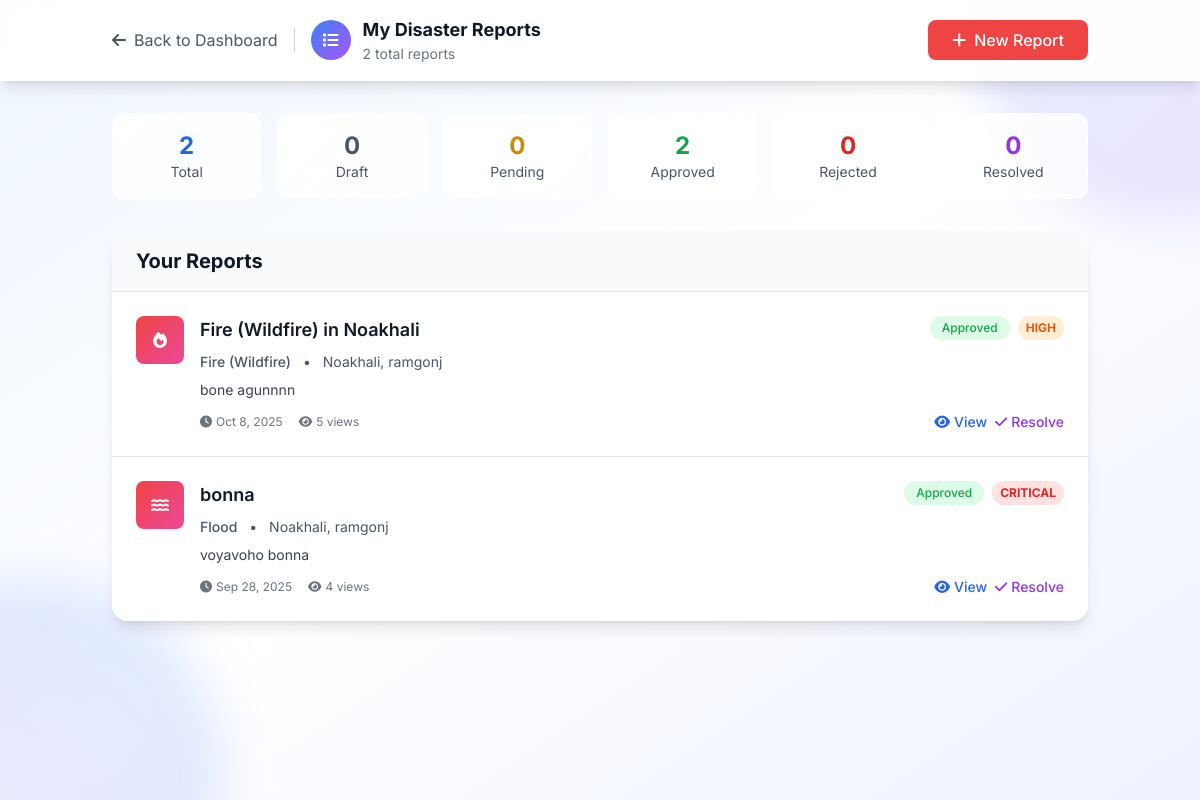
Screenshot of /disasters/my-disasters/ (signed in) with the database file from the repository.
### disasters/models.py (models this page shows, shortened)
class Disaster(models.Model):
    DISASTER_TYPE_CHOICES = [
        ('earthquake', 'Earthquake'),
        ('flood', 'Flood'),
        ('cyclone_storm', 'Cyclone/Storm'),
        ('wildfire', 'Fire (Wildfire)'),
        ('landslide', 'Landslide'),
        ('drought', 'Drought'),
        ('tsunami', 'Tsunami'),
        ('natural_other', 'Natural - Others'),
        ('building_fire', 'Building Fire'),
        ('industrial_accident', 'Industrial Accident'),
        ('chemical_spill', 'Chemical Spill'),
        ('transportation_accident', 'Transportation Accident'),
        ('bomb_threat', 'Bomb Threat/Explosion'),
        ('gas_leak', 'Gas Leak'),
        ('structural_collapse', 'Structural Collapse'),
        ('manmade_other', 'Man-Made - Others'),
    ]
    CATEGORY_CHOICES = [
        ('natural', 'Natural Disaster'),
        ('manmade', 'Man-Made Disaster'),
    ]
    SEVERITY_CHOICES = [
        ('critical', 'Critical'),
        ('high', 'High'),
        ('medium', 'Medium'),
        ('low', 'Low'),
    ]
    STATUS_CHOICES = [
        ('draft', 'Draft'),
        ('pending', 'Pending Review'),
        ('approved', 'Approved'),
        ('rejected', 'Rejected'),
        ('resolved', 'Resolved'),
        ('cancelled', 'Cancelled'),
    ]
    title = models.CharField(max_length=200, blank=True)
    disaster_type = models.CharField(max_length=30, choices=DISASTER_TYPE_CHOICES)
    category = models.CharField(max_length=10, choices=CATEGORY_CHOICES)
    severity = models.CharField(max_length=10, choices=SEVERITY_CHOICES)
    description = models.TextField(
        max_length=50,  # Add max_length constraint
        help_text="Maximum 50 characters required"  # Update help text
    )
    city = models.CharField(max_length=100)
    area_sector = models.CharField(max_length=100)
    specific_address = models.TextField(blank=True, help_text="Optional specific address")
    landmarks = models.CharField(max_length=200, blank=True, help_text="Nearby landmarks")
    incident_datetime = models.DateTimeField(help_text="When the disaster actually occurred")
    created_at = models.DateTimeField(auto_now_add=True)
    updated_at = models.DateTimeField(auto_now=True)
    reporter = models.ForeignKey(User, on_delete=models.CASCADE, related_name='reported_disasters')
    emergency_contact = models.CharField(max_length=15, blank=True, help_text="Emergency contact on scene")
    status = models.CharField(max_length=15, choices=STATUS_CHOICES, default='draft')
    approved_by = models.ForeignKey(User, on_delete=models.SET_NULL, null=True, blank=True,
                                    related_name='approved_disasters')
    approved_at = models.DateTimeField(null=True, blank=True)
    rejection_reason = models.TextField(blank=True)
    resolved_at = models.DateTimeField(null=True, blank=True)
    resolution_notes = models.TextField(blank=True)
    view_count = models.PositiveIntegerField(default=0)
    is_active = models.BooleanField(default=True)
    class Meta:
        ordering = ['-created_at']
        indexes = [
            models.Index(fields=['status', 'city', 'area_sector']),
            models.Index(fields=['disaster_type', 'severity']),
            models.Index(fields=['created_at']),
        ]
    def get_severity_color(self):
        colors = {
            'critical': 'text-red-600 bg-red-100',
            'high': 'text-orange-600 bg-orange-100',
            'medium': 'text-yellow-600 bg-yellow-100',
            'low': 'text-green-600 bg-green-100'
        }
        return colors.get(self.severity, 'text-gray-600 bg-gray-100')
    def get_disaster_icon(self):
        icons = {
            'earthquake': 'fas fa-mountain',
            'flood': 'fas fa-water',
            'cyclone_storm': 'fas fa-wind',
            'wildfire': 'fas fa-fire',
            'landslide': 'fas fa-mountain',
            'drought': 'fas fa-sun',
            'tsunami': 'fas fa-water',
            'building_fire': 'fas fa-fire-extinguisher',
            'industrial_accident': 'fas fa-industry',
            'chemical_spill': 'fas fa-vial',
            'transportation_accident': 'fas fa-car-crash',
            'bomb_threat': 'fas fa-bomb',
            'gas_leak': 'fas fa-gas-pump',
            'structural_collapse': 'fas fa-building',
        }
        return icons.get(self.disaster_type, 'fas fa-exclamation-triangle')

### disasters/views.py (the view)
# urls.py: path('my-disasters/', views.my_disasters, name='my_disasters'),
@login_required
def my_disasters(request):
    disasters = Disaster.objects.filter(reporter=request.user).order_by('-created_at')
    stats = {
        'total': disasters.count(),
        'draft': disasters.filter(status='draft').count(),
        'pending': disasters.filter(status='pending').count(),
        'approved': disasters.filter(status='approved').count(),
        'rejected': disasters.filter(status='rejected').count(),
        'resolved': disasters.filter(status='resolved').count(),
    }
    paginator = Paginator(disasters, 10)
    page_number = request.GET.get('page')
    page_obj = paginator.get_page(page_number)
    context = {
        'page_obj': page_obj,
        'stats': stats,
    }
    return render(request, 'disasters/my_disasters.html', context)

### disasters/templatetags/disasters_tags.py (called while the page is built)
@register.filter
def status_color(status):
    colors = {
        'draft': 'text-gray-600 bg-gray-100',
        'pending': 'text-yellow-600 bg-yellow-100',
        'approved': 'text-green-600 bg-green-100',
        'rejected': 'text-red-600 bg-red-100',
        'resolved': 'text-blue-600 bg-blue-100',
        'cancelled': 'text-gray-600 bg-gray-100'
    }
    return colors.get(status, 'text-gray-600 bg-gray-100')

### templates/disasters/my_disasters.html (shortened to what this page needs)
{% load static %}
{% load disasters_tags %}
<!DOCTYPE html>
<html lang="en">
<head>
    <script src="https://cdn.tailwindcss.com"></script>
    <link rel="stylesheet" href="https://cdnjs.cloudflare.com/ajax/libs/font-awesome/6.4.0/css/all.min.css">
</head>
<body class="min-h-screen bg-gradient-to-br from-blue-50 via-white to-indigo-50">
    <div class="fixed inset-0 overflow-hidden pointer-events-none">
        <div class="absolute -top-40 -right-40 w-96 h-96 bg-gradient-to-br from-blue-400 to-purple-400 rounded-full mix-blend-multiply filter blur-xl opacity-20 floating-animation"></div>
        <div class="absolute -bottom-40 -left-40 w-96 h-96 bg-gradient-to-tr from-purple-400 to-blue-400 rounded-full mix-blend-multiply filter blur-xl opacity-20 floating-animation" style="animation-delay: 2s;"></div>
    </div>
    <header class="bg-white/90 backdrop-blur-lg shadow-lg sticky top-0 z-50 border-b border-white/20">
        <div class="container mx-auto px-6 py-4 flex items-center justify-between">
            <div class="flex items-center space-x-4">
                <a href="{% if user.user_type == 'citizen' %}{% url 'citizen_dashboard' %}{% elif user.user_type == 'service_provider' %}{% url 'service_provider_dashboard' %}{% else %}{% url 'homepage' %}{% endif %}"
                   class="text-gray-600 hover:text-blue-500 transition-colors">
                    <i class="fas fa-arrow-left mr-2"></i>Back to Dashboard
                </a>
                <div class="flex items-center space-x-3">
                    <div class="w-10 h-10 bg-gradient-to-br from-blue-500 to-purple-500 rounded-full flex items-center justify-center text-white">
                        <i class="fas fa-list"></i>
                    </div>
                    <div>
                        <h1 class="text-lg font-bold text-gray-900">My Disaster Reports</h1>
                        <p class="text-sm text-gray-500">{{ stats.total }} total reports</p>
                    </div>
                </div>
            </div>
            <a href="{% url 'disasters:create_disaster' %}"
               class="bg-red-500 text-white px-6 py-2 rounded-lg hover:bg-red-600 transition-colors font-medium">
                <i class="fas fa-plus mr-2"></i>New Report
            </a>
        </div>
    </header>
    <div class="container mx-auto px-6 py-8 relative z-10">
        <div class="grid grid-cols-2 md:grid-cols-3 lg:grid-cols-6 gap-4 mb-8">
            <div class="stats-card rounded-xl p-4 text-center">
                <div class="text-2xl font-bold text-blue-600">{{ stats.total }}</div>
                <div class="text-sm text-gray-600">Total</div>
            </div>
            <div class="stats-card rounded-xl p-4 text-center">
                <div class="text-2xl font-bold text-gray-600">{{ stats.draft }}</div>
                <div class="text-sm text-gray-600">Draft</div>
            </div>
            <div class="stats-card rounded-xl p-4 text-center">
                <div class="text-2xl font-bold text-yellow-600">{{ stats.pending }}</div>
                <div class="text-sm text-gray-600">Pending</div>
            </div>
            <div class="stats-card rounded-xl p-4 text-center">
                <div class="text-2xl font-bold text-green-600">{{ stats.approved }}</div>
                <div class="text-sm text-gray-600">Approved</div>
            </div>
            <div class="stats-card rounded-xl p-4 text-center">
                <div class="text-2xl font-bold text-red-600">{{ stats.rejected }}</div>
                <div class="text-sm text-gray-600">Rejected</div>
            </div>
            <div class="stats-card rounded-xl p-4 text-center">
                <div class="text-2xl font-bold text-purple-600">{{ stats.resolved }}</div>
                <div class="text-sm text-gray-600">Resolved</div>
            </div>
        </div>
        {% if page_obj.object_list %}
            <div class="bg-white rounded-2xl shadow-lg overflow-hidden">
                <div class="px-6 py-4 border-b border-gray-200 bg-gray-50">
                    <h2 class="text-xl font-bold text-gray-900">Your Reports</h2>
                </div>
                <div class="divide-y divide-gray-200">
                    {% for disaster in page_obj.object_list %}
                        <div class="disaster-row p-6 hover:bg-gray-50 transition-colors">
                            <div class="flex items-start justify-between">
                                <div class="flex items-start space-x-4 flex-1">
                                    <div class="w-12 h-12 bg-gradient-to-br from-red-500 to-pink-500 rounded-lg flex items-center justify-center text-white flex-shrink-0">
                                        <i class="{{ disaster.get_disaster_icon }}"></i>
                                    </div>
                                    <div class="flex-1 min-w-0">
                                        <div class="flex items-start justify-between mb-2">
                                            <h3 class="text-lg font-semibold text-gray-900 truncate">{{ disaster.title }}</h3>
                                            <div class="flex items-center space-x-2 ml-4">
                                                <span class="inline-flex px-3 py-1 text-xs font-medium rounded-full {{ disaster.status|status_color }}">
                                                    {{ disaster.get_status_display }}
                                                </span>
                                                <span class="inline-flex px-2 py-1 text-xs font-bold rounded-full {{ disaster.get_severity_color }}">
                                                    {{ disaster.get_severity_display|upper }}
                                                </span>
                                            </div>
                                        </div>
                                        <div class="text-sm text-gray-600 mb-2">
                                            <span class="font-medium">{{ disaster.get_disaster_type_display }}</span>
                                            <span class="mx-2">•</span>
                                            <span>{{ disaster.city }}, {{ disaster.area_sector }}</span>
                                        </div>
                                        <p class="text-gray-700 text-sm mb-3 line-clamp-2">{{ disaster.description|truncatechars:150 }}</p>
                                        <div class="flex items-center justify-between">
                                            <div class="flex items-center space-x-4 text-xs text-gray-500">
                                                <span class="flex items-center">
                                                    <i class="fas fa-clock mr-1"></i>
                                                    {{ disaster.created_at|date:"M j, Y" }}
                                                </span>
                                                <span class="flex items-center">
                                                    <i class="fas fa-eye mr-1"></i>
                                                    {{ disaster.view_count }} views
                                                </span>
                                            </div>
                                            <div class="flex items-center space-x-2">
                                                <a href="{% url 'disasters:disaster_detail' disaster.id %}"
                                                   class="text-blue-600 hover:text-blue-700 text-sm font-medium">
                                                    <i class="fas fa-eye mr-1"></i>View
                                                </a>
                                                {% if disaster.status == 'approved' and disaster.reporter == user %}
                                                    <button onclick="markAsResolved({{ disaster.id }})"
                                                            class="text-purple-600 hover:text-purple-700 text-sm font-medium">
                                                        <i class="fas fa-check mr-1"></i>Resolve
                                                    </button>
                                                {% endif %}
                                            </div>
                                        </div>
                                    </div>
                                </div>
                            </div>
                        </div>
                    {% endfor %}
                </div>
            </div>
        {% endif %}
    </div>
</body>
</html>

### templates/disasters/my_disasters.html (style rules this page uses)
body { font-family: 'Inter', sans-serif; }
.stats-card { background: linear-gradient(135deg, rgba(255, 255, 255, 0.9) 0%, rgba(255, 255, 255, 0.7) 100%); backdrop-filter: blur(20px); border: 1px solid rgba(255, 255, 255, 0.2); transition: all 0.3s ease; }
.disaster-row { background: white; transition: all 0.3s ease; }
.floating-animation { animation: float 6s ease-in-out infinite; }

### rows the page displays
Disaster: title "Fire (Wildfire) in Noakhali", status "Approved", severity "HIGH", disaster_type "Fire (Wildfire)", city "Noakhali", area_sector "ramgonj", description "bone agunnnn", created_at "Oct 8, 2025", view_count "5"
Disaster: title "bonna", status "Approved", severity "CRITICAL", disaster_type "Flood", city "Noakhali", area_sector "ramgonj", description "voyavoho bonna", created_at "Sep 28, 2025", view_count "4"

### other values shown
{{ stats.total }} "2"
{{ stats.draft }} "0"
{{ stats.pending }} "0"
{{ stats.approved }} "2"
{{ stats.rejected }} "0"
{{ stats.resolved }} "0"
